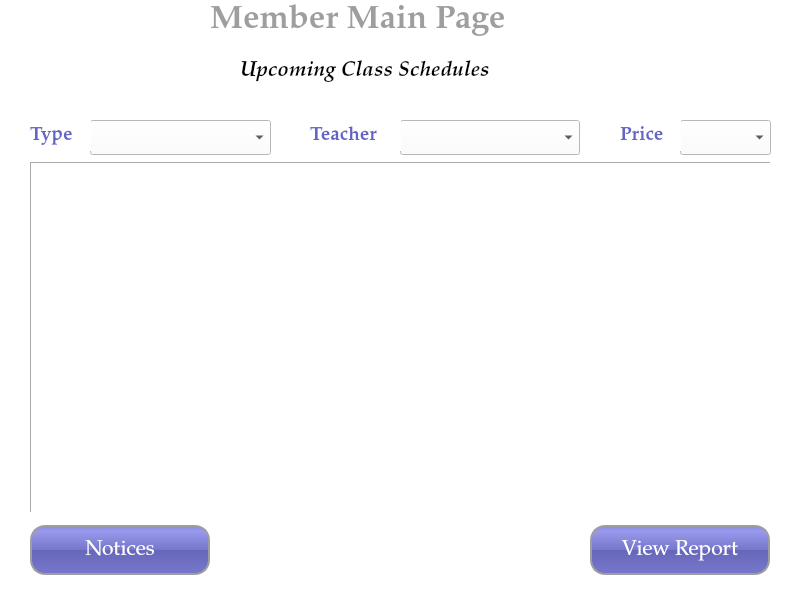
<?xml version="1.0" encoding="UTF-8"?>
<ui version="4.0">
 <class>MemberMain</class>
 <widget class="QWidget" name="MemberMain">
  <property name="geometry">
   <rect>
    <x>0</x>
    <y>0</y>
    <width>800</width>
    <height>600</height>
   </rect>
  </property>
  <property name="minimumSize">
   <size>
    <width>800</width>
    <height>600</height>
   </size>
  </property>
  <property name="maximumSize">
   <size>
    <width>800</width>
    <height>600</height>
   </size>
  </property>
  <property name="font">
   <font>
    <family>Palatino Linotype</family>
    <pointsize>18</pointsize>
   </font>
  </property>
  <property name="windowTitle">
   <string>Term Spors Complex</string>
  </property>
  <property name="styleSheet">
   <string notr="true">background-color: rgb(255, 255, 255);</string>
  </property>
  <widget class="QLabel" name="lbl_title">
   <property name="geometry">
    <rect>
     <x>210</x>
     <y>-10</y>
     <width>381</width>
     <height>61</height>
    </rect>
   </property>
   <property name="font">
    <font>
     <family>Palatino Linotype</family>
     <pointsize>25</pointsize>
     <weight>75</weight>
     <bold>true</bold>
    </font>
   </property>
   <property name="styleSheet">
    <string notr="true">color: #9E9E9E;</string>
   </property>
   <property name="text">
    <string>Member Main Page</string>
   </property>
  </widget>
  <widget class="QLabel" name="label">
   <property name="geometry">
    <rect>
     <x>240</x>
     <y>50</y>
     <width>321</width>
     <height>41</height>
    </rect>
   </property>
   <property name="font">
    <font>
     <family>Palatino Linotype</family>
     <pointsize>16</pointsize>
     <weight>75</weight>
     <italic>true</italic>
     <bold>true</bold>
    </font>
   </property>
   <property name="text">
    <string>Upcoming Class Schedules</string>
   </property>
  </widget>
  <widget class="QPushButton" name="btn_notices">
   <property name="geometry">
    <rect>
     <x>30</x>
     <y>525</y>
     <width>180</width>
     <height>50</height>
    </rect>
   </property>
   <property name="font">
    <font>
     <family>Palatino Linotype</family>
     <pointsize>16</pointsize>
     <underline>false</underline>
    </font>
   </property>
   <property name="cursor">
    <cursorShape>PointingHandCursor</cursorShape>
   </property>
   <property name="styleSheet">
    <string notr="true">QPushButton{
	border: 2px solid #9E9E9E;
	border-radius: 15px;
	background-color: QLinearGradient( x1: 0, y1: 0, x2: 0, y2: 1, stop: 0 #88d, stop: 0.1 #99e, stop: 0.49 #77c, stop: 0.5 #66b, stop: 1 #77c);
	color: #FFFFFF;
}
QPushButton:hover{
	color: #9E9E9E;
	background-color: #5a5a5a;
}
QPushButton:pressed{
	color: #9c2219;
}
QPushButton:checked{
	color: #2c998e;
}</string>
   </property>
   <property name="text">
    <string>Notices</string>
   </property>
  </widget>
  <widget class="QPushButton" name="btn_viewReport">
   <property name="geometry">
    <rect>
     <x>590</x>
     <y>525</y>
     <width>180</width>
     <height>50</height>
    </rect>
   </property>
   <property name="font">
    <font>
     <family>Palatino Linotype</family>
     <pointsize>16</pointsize>
     <underline>false</underline>
    </font>
   </property>
   <property name="cursor">
    <cursorShape>PointingHandCursor</cursorShape>
   </property>
   <property name="styleSheet">
    <string notr="true">QPushButton{
	border: 2px solid #9E9E9E;
	border-radius: 15px;
	background-color: QLinearGradient( x1: 0, y1: 0, x2: 0, y2: 1, stop: 0 #88d, stop: 0.1 #99e, stop: 0.49 #77c, stop: 0.5 #66b, stop: 1 #77c);
	color: #FFFFFF;
}
QPushButton:hover{
	color: #9E9E9E;
	background-color: #5a5a5a;
}
QPushButton:pressed{
	color: #9c2219;
}
QPushButton:checked{
	color: #2c998e;
}</string>
   </property>
   <property name="text">
    <string>View Report</string>
   </property>
  </widget>
  <widget class="QTableWidget" name="tableWidget">
   <property name="geometry">
    <rect>
     <x>30</x>
     <y>162</y>
     <width>741</width>
     <height>351</height>
    </rect>
   </property>
   <property name="font">
    <font>
     <family>Palatino Linotype</family>
     <pointsize>14</pointsize>
    </font>
   </property>
   <property name="frameShape">
    <enum>QFrame::Panel</enum>
   </property>
   <property name="horizontalScrollBarPolicy">
    <enum>Qt::ScrollBarAlwaysOff</enum>
   </property>
   <property name="tabKeyNavigation">
    <bool>true</bool>
   </property>
   <property name="alternatingRowColors">
    <bool>true</bool>
   </property>
   <property name="columnCount">
    <number>0</number>
   </property>
   <attribute name="horizontalHeaderVisible">
    <bool>true</bool>
   </attribute>
   <attribute name="verticalHeaderVisible">
    <bool>false</bool>
   </attribute>
  </widget>
  <widget class="QComboBox" name="comboBox_Type">
   <property name="geometry">
    <rect>
     <x>90</x>
     <y>120</y>
     <width>181</width>
     <height>35</height>
    </rect>
   </property>
   <property name="font">
    <font>
     <family>Palatino Linotype</family>
     <pointsize>12</pointsize>
    </font>
   </property>
   <property name="styleSheet">
    <string notr="true">QFontComboBox {
      border: 1px solid gray;
      border-radius: 13px;
}</string>
   </property>
   <property name="placeholderText">
    <string>Place</string>
   </property>
  </widget>
  <widget class="QComboBox" name="comboBox_Teacher">
   <property name="geometry">
    <rect>
     <x>400</x>
     <y>120</y>
     <width>180</width>
     <height>35</height>
    </rect>
   </property>
   <property name="font">
    <font>
     <family>Palatino Linotype</family>
     <pointsize>12</pointsize>
    </font>
   </property>
   <property name="styleSheet">
    <string notr="true">QFontComboBox::down-arrow {
      image: url(:/buttons/Icons/down_arrow.png);
}
 
QFontComboBox {
      border: 1px solid gray;
      border-radius: 3px;
}</string>
   </property>
   <property name="placeholderText">
    <string>Type</string>
   </property>
   <property name="duplicatesEnabled">
    <bool>true</bool>
   </property>
  </widget>
  <widget class="QComboBox" name="comboBox_Price">
   <property name="geometry">
    <rect>
     <x>680</x>
     <y>120</y>
     <width>91</width>
     <height>35</height>
    </rect>
   </property>
   <property name="font">
    <font>
     <family>Palatino Linotype</family>
     <pointsize>12</pointsize>
    </font>
   </property>
   <property name="styleSheet">
    <string notr="true">QFontComboBox::down-arrow {
      image: url(:/buttons/Icons/down_arrow.png);
}
 
QFontComboBox {
      border: 1px solid gray;
      border-radius: 3px;
}</string>
   </property>
   <property name="placeholderText">
    <string>Type</string>
   </property>
   <property name="duplicatesEnabled">
    <bool>true</bool>
   </property>
  </widget>
  <widget class="QLabel" name="label_Price">
   <property name="geometry">
    <rect>
     <x>620</x>
     <y>120</y>
     <width>61</width>
     <height>31</height>
    </rect>
   </property>
   <property name="font">
    <font>
     <family>Palatino Linotype</family>
     <pointsize>14</pointsize>
     <weight>75</weight>
     <bold>true</bold>
    </font>
   </property>
   <property name="styleSheet">
    <string notr="true">color: rgb(100, 100, 200);</string>
   </property>
   <property name="text">
    <string>Price</string>
   </property>
  </widget>
  <widget class="QLabel" name="label_Teacher">
   <property name="geometry">
    <rect>
     <x>310</x>
     <y>120</y>
     <width>91</width>
     <height>31</height>
    </rect>
   </property>
   <property name="font">
    <font>
     <family>Palatino Linotype</family>
     <pointsize>14</pointsize>
     <weight>75</weight>
     <bold>true</bold>
    </font>
   </property>
   <property name="styleSheet">
    <string notr="true">color: rgb(100, 100, 200);</string>
   </property>
   <property name="text">
    <string>Teacher</string>
   </property>
  </widget>
  <widget class="QLabel" name="label_Type">
   <property name="geometry">
    <rect>
     <x>30</x>
     <y>120</y>
     <width>61</width>
     <height>31</height>
    </rect>
   </property>
   <property name="font">
    <font>
     <family>Palatino Linotype</family>
     <pointsize>14</pointsize>
     <weight>75</weight>
     <bold>true</bold>
    </font>
   </property>
   <property name="styleSheet">
    <string notr="true">color: rgb(100, 100, 200);</string>
   </property>
   <property name="text">
    <string>Type</string>
   </property>
  </widget>
 </widget>
 <resources/>
 <connections/>
</ui>
